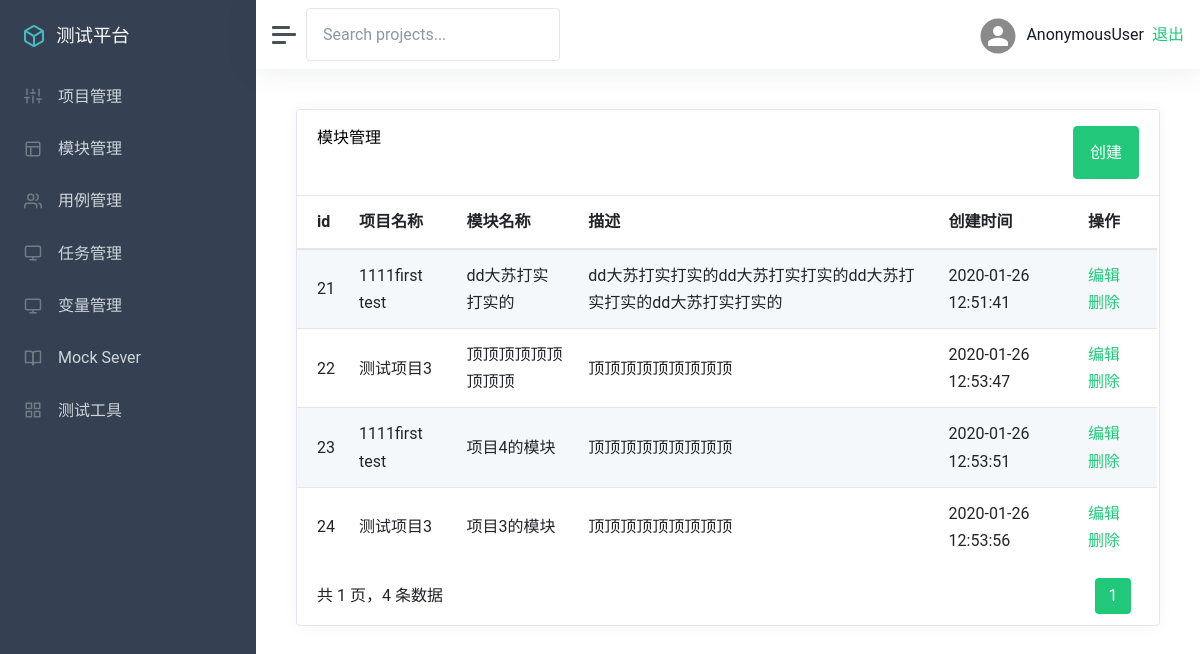
The app's page /manage/module_list/, older data.
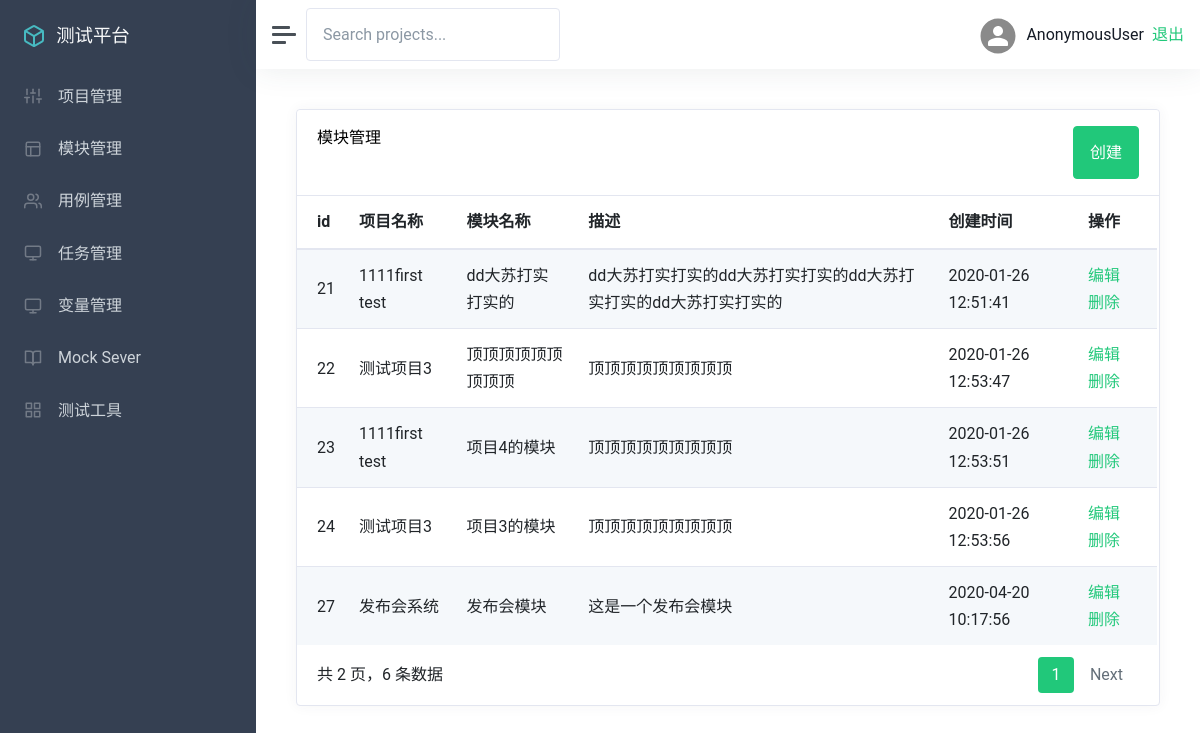
The same page, newer data.
### app_manage/models.py (models this page shows)
class Module(models.Model):
    project = models.ForeignKey(Project, on_delete=models.CASCADE)
    name = models.CharField("名称", max_length=100, null=False, default='')
    describe = models.TextField("描述", default='')
    update_time = models.DateTimeField("更新时间", auto_now=True)
    create_time = models.DateTimeField("创建时间", auto_now_add=True)
    def __str__(self):
        return self.name

class Project(models.Model):
    name = models.CharField("项目名称", max_length=100, default='')
    describe = models.TextField('描述', default='')
    status = models.BooleanField('状态', default=True)
    update_time = models.DateTimeField('更新时间', auto_now=True)
    create_time = models.DateTimeField('创建时间', auto_now_add=True)
    def __str__(self):
        return self.name

### app_manage/views/module_views.py (the view)
# urls.py: path('module_list/', module_views.module_list),
def module_list(request):
    moduleList = Module.objects.all()
    print('moduleList------------->',moduleList)
    p = Paginator(moduleList,5)
    page = request.GET.get('page')
    print('page-------------->', page)
    if page == '':
        page = 1
    try:
        moduleList = p.page(page)
        print('cases---------------->', moduleList)
    except PageNotAnInteger:
        moduleList = p.page(1)
    except EmptyPage:
        moduleList = p.page(p.num_pages)
    return render(request, 'module/list.html', {
        'moduleList':moduleList
    })

### templates/module/list.html (shortened to what this page needs)
{% extends "manage.html" %}
{% block manage %}
<div class="card flex-fill">
    <div class="card-header">
        <h5 class="card-title mb-0" style="float:left">模块管理</h5>
        <button onclick="add()" type="button" class="btn btn-primary" style="float:right">创建</button>
    </div>
    <div id="datatables-dashboard-traffic_wrapper" class="dataTables_wrapper dt-bootstrap4 no-footer">
        <div class="row">
            <div class="col-sm-12">
                <table id="datatables-dashboard-traffic" class="table table-striped my-0 dataTable no-footer"
                    role="grid" aria-describedby="datatables-dashboard-traffic_info">
                    <thead>
                        <tr role="row">
                            <th>id</th>
                            <th>项目名称</th>
                            <th>模块名称</th>
                            <th>描述</th>
                            <th>创建时间</th>
                            <th>操作</th>
                        </tr>
                    </thead>
                    <tbody>
                        {% for m in moduleList %}
                        <tr role="row" class="odd">
                            <td>{{ m.id }}</td>
                            <td>{{ m.project }}</td>
                            <td>{{ m.name }}</td>
                            <td>{{ m.describe }}</td>
                            <td>{{ m.create_time |date:"Y-m-d H:i:s"}}</td>
                            <td>
                                <a href="/manage/module_edit/{{m.id}}/">编辑</a>
                                <a onclick="return del()" href="/manage/module_delete/{{m.id}}/" id="delete-project-id">删除</a>
                            </td>
                        </tr>
                        {% endfor %}
                    </tbody>
                </table>
            </div>
        </div>
        <div class="row">
            <div class="col-sm-12 col-md-5">
                <div class="dataTables_info" id="datatables-dashboard-traffic_info" role="status" aria-live="polite">
                    共 {{ moduleList.paginator.num_pages }} 页，{{ moduleList.paginator.count }} 条数据
                </div>
            </div>
            <div class="col-sm-12 col-md-7">
                <div class="dataTables_paginate paging_simple_numbers" id="datatables-dashboard-traffic_paginate">
                    <ul class="pagination">
                        <li class="paginate_button page-item active">
                            <a href="#" aria-controls="datatables-dashboard-traffic" data-dt-idx="1" tabindex="0"
                                class="page-link">{{ moduleList.number }}</a>
                        </li>
                        <li class="paginate_button page-item next" id="datatables-dashboard-traffic_next">
                            {% if moduleList.has_next %}
                            <a href="?page={{ moduleList.next_page_number }}"  data-dt-idx="2" tabindex="0"
                                class="page-link">Next</a>
                            {% endif %}
                        </li>
                    </ul>
                </div>
            </div>
{% endblock %}

Row changes from the older to the newer data that the page shows:
added Module: id "27", project "发布会系统", name "发布会模块", describe "这是一个发布会模块", create_time "2020-04-20 10:17:56"
Text that changed along with them:
{{ moduleList.paginator.num_pages }}: "1" → "2"
{{ moduleList.paginator.count }}: "4" → "6"
text now shown: "Next"
